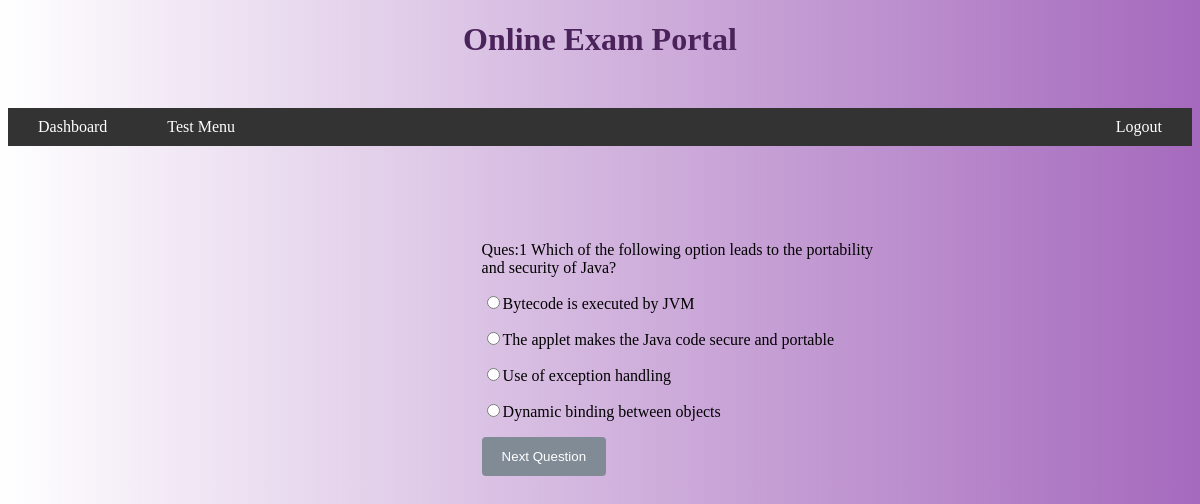
Page /start.php?id=3 (signed in) on the committed database.
### tables this page shows
CREATE TABLE `questionTable` (
  `quesid` int(40) NOT NULL,
  `testid` int(40) NOT NULL,
  `ques` varchar(300) NOT NULL,
  `option1` varchar(200) NOT NULL,
  `option2` varchar(200) NOT NULL,
  `option3` varchar(200) NOT NULL,
  `option4` varchar(200) NOT NULL,
  `answer` int(40) NOT NULL
);

### start.php (the view, shortened to what this page needs)
<?php
require 'Admin/config.php';
require 'header.php';
$id=$_REQUEST['id'];
$page=1;
if (isset($_REQUEST['page'])) {
    $page=$_REQUEST['page'];
} else {
    $page=1;
}
?>
<div id="headd">
<?php
$per_page=1;
$start=($page-1)*$per_page;
$sql="SELECT * FROM questionTable WHERE `testid`=$id limit $start,$per_page";
$result=$conn->query($sql);
while ($row=mysqli_fetch_assoc($result)) {
?>
<form action="start.php?page=<?php echo $page+1; ?>&id=<?php echo $id;?>" method="POST">
<table>
        <p>Ques:<?php echo $row['quesid']?>&nbsp<?php echo $row['ques'] ?></p>
        <p><input type=radio name="ans" value="1"/><?php echo $row['option1']?></p>
        <p><input type=radio name="ans" value="2"/><?php echo $row['option2']?></p>
        <p><input type=radio name="ans" value="3"/><?php echo $row['option3']?></p>
        <p><input type=radio name="ans" value="4"/><?php echo $row['option4']?></p>
        <?php if ($page==1) :?>
        <input type = "submit" name="submit" value="Next Question" id='btn1'>
        <?php endif; ?>
    </table>
    </form>
<?php }?>

### Admin/style.css (style rules this page uses)
body { background-image: linear-gradient(to right, rgba(165, 105, 189,0 ), rgba(165, 105, 189 ,1)); font-family: Verdana; }
#headd { margin-top: 8%; margin-left: 40%; }
#headd table,p { width: 400px; color: black; }
#btn1 { background-color: #808B96; color: white; padding: 12px 20px; border: none; border-radius: 4px; cursor: pointer; text-decoration: none; }

### rows in the picture
questiontable: quesid "1", ques "Which of the following option leads to the portability and security of Java?", option1 "Bytecode is executed by JVM", option2 "The applet makes the Java code secure and portable", option3 "Use of exception handling", option4 "Dynamic binding between objects"
